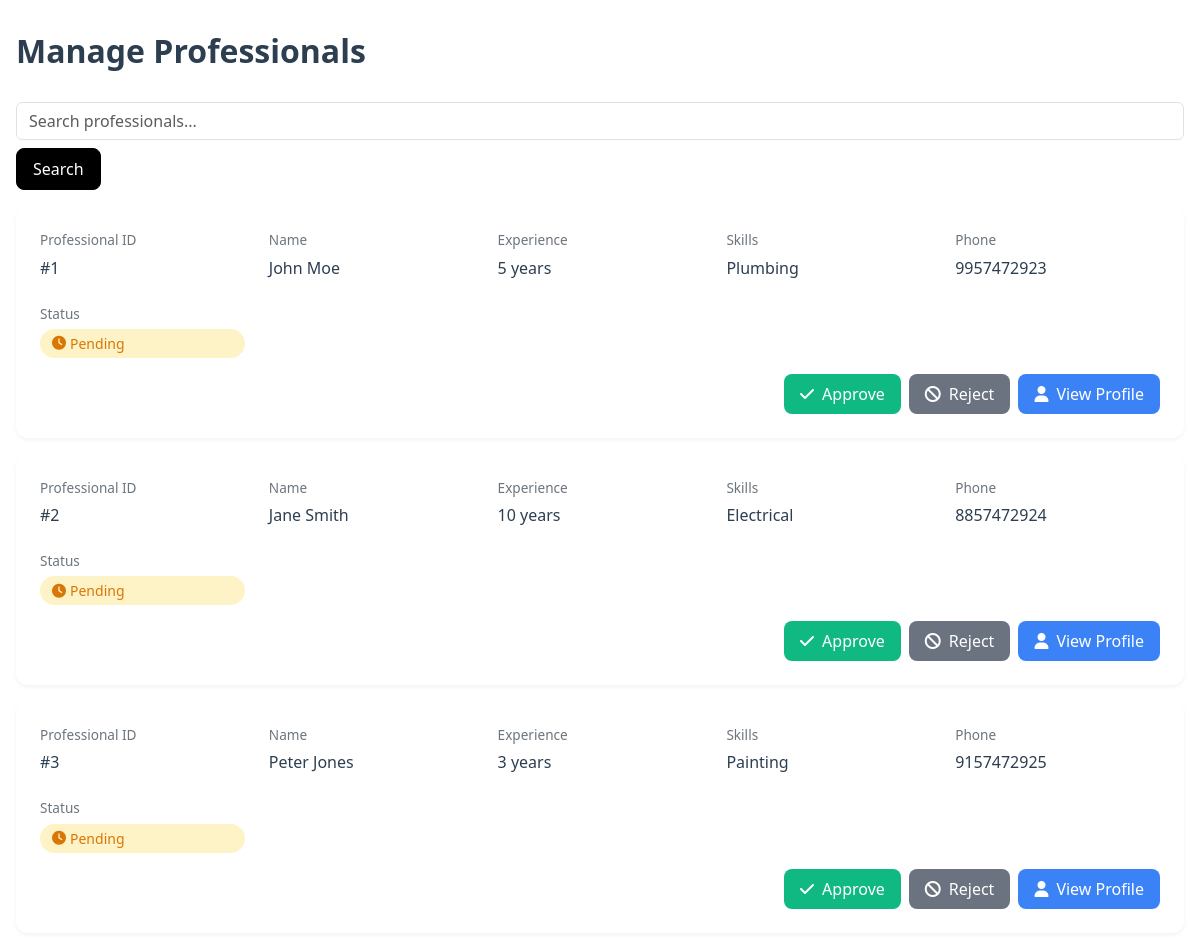
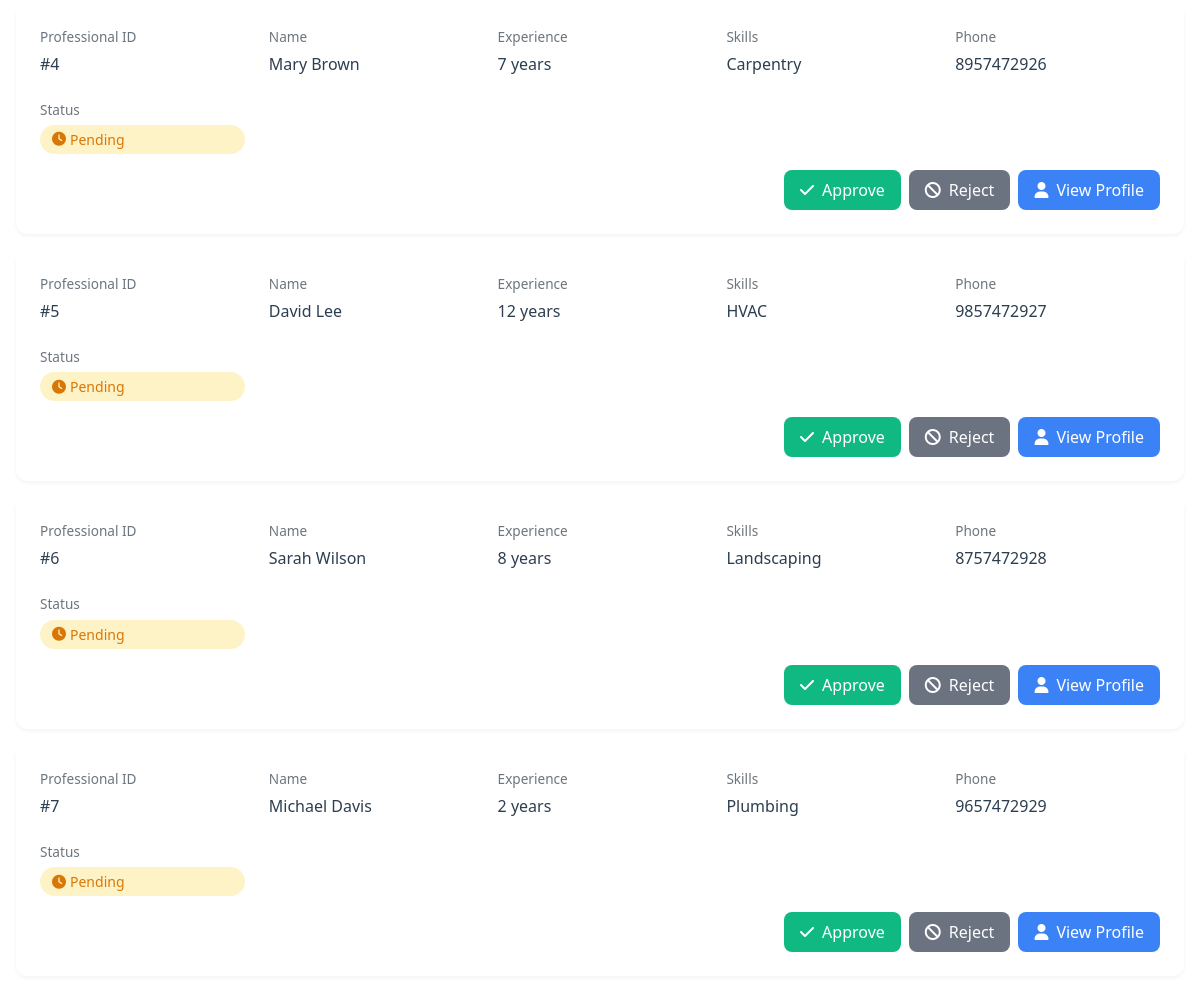
The app's page /Admin_Manage_Professionals.html (signed in) with its own data (2 pictures, top to bottom).
### tables this page shows
CREATE TABLE Professionals (
    ProfessionalID INTEGER PRIMARY KEY,
    Email VARCHAR(255) UNIQUE NOT NULL,
    Password VARCHAR(255) NOT NULL,
    Name VARCHAR(255) NOT NULL,
    Experience VARCHAR(255),
    Skills TEXT,
    Address VARCHAR(255),
    CertificationFile VARCHAR(255),
    PostalCode VARCHAR(10),
    Phone TEXT UNIQUE
, Approved INT DEFAULT 0);

### backend/app.py (the view, shortened to what this page needs)
@app.route('/Admin_Manage_Professionals.html', methods=['GET', 'POST'])
def ADMINMANAGEPROFESSIONALS():
    if 'user_type' not in session or session['user_type'] != 'admin':
        return redirect(url_for('login'))
    conn = sqlite3.connect('database.db')
    cursor = conn.cursor()
    cursor.execute("SELECT * FROM Professionals WHERE ProfessionalID != 8")
    professionals = cursor.fetchall()
    conn.close()
    return render_template('Admin_Manage_Professionals.html', professionals=professionals)

### templates/Admin_Manage_Professionals.html (shortened to what this page needs)
<!DOCTYPE html>
<html lang="en">
<head>
    <link href="https://cdnjs.cloudflare.com/ajax/libs/bootstrap/5.3.0/css/bootstrap.min.css" rel="stylesheet">
    <link href="https://cdnjs.cloudflare.com/ajax/libs/font-awesome/6.4.0/css/all.min.css" rel="stylesheet">
    <link rel="stylesheet" href="https://cdnjs.cloudflare.com/ajax/libs/animate.css/4.1.1/animate.min.css"/>
</head>
<body>
    <div class="dashboard-container animate__animated animate__fadeInUp">
        <h1 class="page-title">Manage Professionals</h1>
        <div class="mb-3">
            <input type="text" class="form-control" id="searchInput" placeholder="Search professionals...">
            <button type="button" class="btn button btn-primary mt-2" id="searchButton">Search</button>
        </div>
        {% if professionals %}
            {% for professional in professionals %}
                <div class="professional-card animate__animated animate__fadeInUp">
                    <div class="professional-info">
                        <div class="info-group">
                            <span class="info-label">Professional ID</span>
                            <span class="info-value">#{{ professional[0] }}</span>
                        </div>
                        <div class="info-group">
                            <span class="info-label">Name</span>
                            <span class="info-value">{{ professional[3] }}</span>
                        </div>
                        <div class="info-group">
                            <span class="info-label">Experience</span>
                            <span class="info-value">{{ professional[4] }}</span>
                        </div>
                        <div class="info-group">
                            <span class="info-label">Skills</span>
                            <span class="info-value">{{ professional[5] }}</span>
                        </div>
                        <div class="info-group">
                            <span class="info-label">Phone</span>
                            <span class="info-value">{{ professional[9] }}</span>
                        </div>
                        <div class="info-group">
                            <span class="info-label">Status</span>
                            <span class="status-badge {% if professional[10] == 0 %}status-pending{% else %}status-approved{% endif %}">
                                {% if professional[10] == 0 %}
                                    <i class="fas fa-clock me-1"></i> Pending
                                {% else %}
                                    <i class="fas fa-check me-1"></i> Approved
                                {% endif %}
                            </span>
                        </div>
                    </div>
                    <div class="action-buttons">
                        <form method="POST" action="/Admin_Manage_Professionals.html">
                            {% if professional[10] == 0 %}
                                <button type="submit" class="btn btn-approve">
                                    <i class="fas fa-check"></i>
                                    Approve
                                </button>
                            {% else %}
                                <input type="hidden" name="action" value="disapprove">
                                <button type="submit" class="btn btn-disapprove">
                                    <i class="fas fa-times"></i>
                                    Disapprove
                                </button>
                            {% endif %}
                        </form>
                        <form method="POST" action="/Admin_Manage_Professionals.html">
                            <button type="submit" class="btn btn-reject">
                                <i class="fas fa-ban"></i>
                                Reject
                            </button>
                        </form>
                        <a href="/professionalProfile?professional_id={{ professional[0] }}" class="btn btn-profile">
                            <i class="fas fa-user"></i>
                            View Profile
                        </a>
                    </div>
                </div>
            {% endfor %}
        {% else %}
            <div class="empty-state animate__animated animate__fadeInUp">
                <i class="fas fa-users fa-3x mb-3"></i>
                <h3>No Professionals Found</h3>
                <p>There are currently no professionals registered in the system.</p>
            </div>
        {% endif %}
    </div>
</body>
</html>

### templates/Admin_Manage_Professionals.html (style rules this page uses)
body { font-family: 'Segoe UI', Tahoma, Geneva, Verdana, sans-serif; background-image: url('static/3.jpg'); background-size: cover; background-repeat: repeat; color: black; flex-direction: column; min-height: 100vh; }
.dashboard-container { max-width: 1200px; margin: 2rem auto; padding: 0 1rem; }
.page-title { color: #2c3e50; font-weight: 600; margin-bottom: 2rem; font-size: 2rem; }
.professional-card { background: white; border-radius: 12px; padding: 1.5rem; margin-bottom: 1rem; box-shadow: 0 2px 4px rgba(0,0,0,0.05); transition: transform 0.2s, box-shadow 0.2s; }
.professional-info { display: grid; grid-template-columns: repeat(auto-fit, minmax(200px, 1fr)); gap: 1.5rem; margin-bottom: 1rem; }
.info-group { display: flex; flex-direction: column; }
.info-label { font-size: 0.85rem; color: #6c757d; margin-bottom: 0.3rem; font-weight: 500; }
.info-value { font-size: 1rem; color: #2c3e50; font-weight: 500; }
.action-buttons { display: flex; gap: 0.5rem; margin-top: 1rem; justify-content: flex-end; }
.btn { padding: 0.5rem 1rem; border-radius: 8px; font-weight: 500; transition: all 0.2s; display: flex; align-items: center; gap: 0.5rem; }
.btn-approve { background-color: #10B981; color: white; border: none; }
.btn-reject { background-color: #6B7280; color: white; border: none; }
.btn-profile { background-color: #3B82F6; color: white; border: none; }
.status-badge { display: inline-flex; align-items: center; padding: 0.25rem 0.75rem; border-radius: 9999px; font-size: 0.875rem; font-weight: 500; }
.status-pending { background-color: #FEF3C7; color: #D97706; }
.button { background-color: black; color: white; border-color: black; }

### records on screen
Professionals: ProfessionalID "1", Name "John Moe", Experience "5 years", Skills "Plumbing", Phone "9957472923", Approved 0 (drawn)
Professionals: ProfessionalID "2", Name "Jane Smith", Experience "10 years", Skills "Electrical", Phone "8857472924", Approved 0 (drawn)
Professionals: ProfessionalID "3", Name "Peter Jones", Experience "3 years", Skills "Painting", Phone "9157472925", Approved 0 (drawn)
Professionals: ProfessionalID "4", Name "Mary Brown", Experience "7 years", Skills "Carpentry", Phone "8957472926", Approved 0 (drawn)
Professionals: ProfessionalID "5", Name "David Lee", Experience "12 years", Skills "HVAC", Phone "9857472927", Approved 0 (drawn)
Professionals: ProfessionalID "6", Name "Sarah Wilson", Experience "8 years", Skills "Landscaping", Phone "8757472928", Approved 0 (drawn)
Professionals: ProfessionalID "7", Name "Michael Davis", Experience "2 years", Skills "Plumbing", Phone "9657472929", Approved 0 (drawn)
